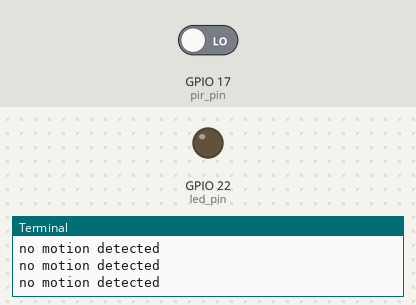
A program run on a simulated Raspberry Pi (BCM pin numbers). Shown: output pins drawn as LEDs (lit = HIGH), the last lines printed to the terminal. Dashed ring = blinking. Inputs (shaded band) come from the test bench; at power-on: GPIO 17 (pir_pin) LOW. Sending an e-mail succeeds after 1 s.

Above: at 1.2 s.
1.3 s: GPIO 17 (pir_pin) driven HIGH
At 1.62 s:
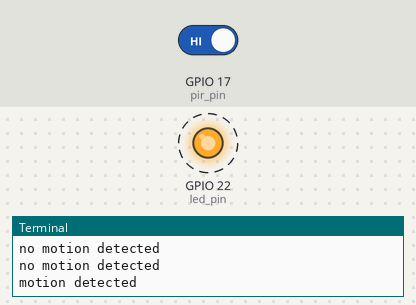
4.3 s: GPIO 17 (pir_pin) driven LOW
At 5.4 s:
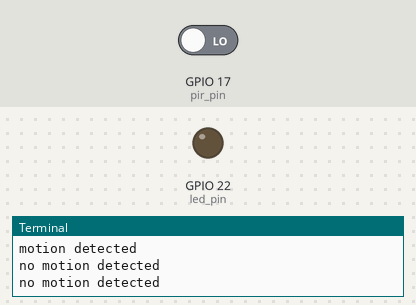
Timing chart, 0 to 7.3 s (numbered marks = the images above; inputs shaded):
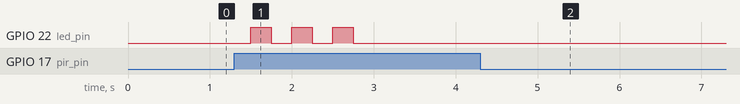

Measured:
- after the input at 1.3 s, GPIO 22 (led_pin): alternates HIGH for 0.25 s and LOW for 0.25 s, 6 changes in all, then stays LOW, starting after 0.20 s
- after the input at 4.3 s, GPIO 22 (led_pin): stops changing and stays LOW

The program:

blink_led__Guide_.py
```python
#blink_led.py
import RPi.GPIO as GPIO
from time import sleep
import smtplib
from email.mime.text import MIMEText
def blink_delay(led_pin,delay_time,upper_limit):
    for i in range(0,upper_limit):
        GPIO.output(led_pin,True)
        sleep(delay_time)
        GPIO.output(led_pin,False)
        sleep(delay_time)
def send_email(from_address,to_address,user_name, \
               user_password,msg_text):
    msg = MIMEText(msg_text)
    msg['Subject'] = "Python with Raspberry Pi"
    msg['From'] = from_address
    msg['To'] = to_address
    server = smtplib.SMTP('smtp.gmail.com:587')
    server.ehlo()
    server.starttls()
    server.login(user_name,user_password)
    server.send_message(msg)
    server.quit()
def main():
    GPIO.setmode(GPIO.BCM)
    led_pin = 22 #GPIO 22
    GPIO.setup(led_pin,GPIO.OUT)
    pir_pin = 17 #GPIO 17
    GPIO.setup(pir_pin,GPIO.IN)
    email_sent = False
    try:
        while True:
            if GPIO.input(pir_pin) == 1:
                print("motion detected")
                blink_delay(led_pin,0.25,3)
                if email_sent != True:
                    send_email("youremailaddress@gmail.com", \
                      "youremailaddress@gmail.com", \
                      "youremailaddress@gmail.com","secret", \
                      "Raspberry Pi Intruder Detected!")
                    # gmail allow less secure apps
                    email_sent = True
                #blink_delay(led_pin,0.5,3)
            else:
                print("no motion detected")
            sleep(0.5)
    except KeyboardInterrupt:
        print("Exiting...")
    finally:
        GPIO.cleanup()

main()
```
